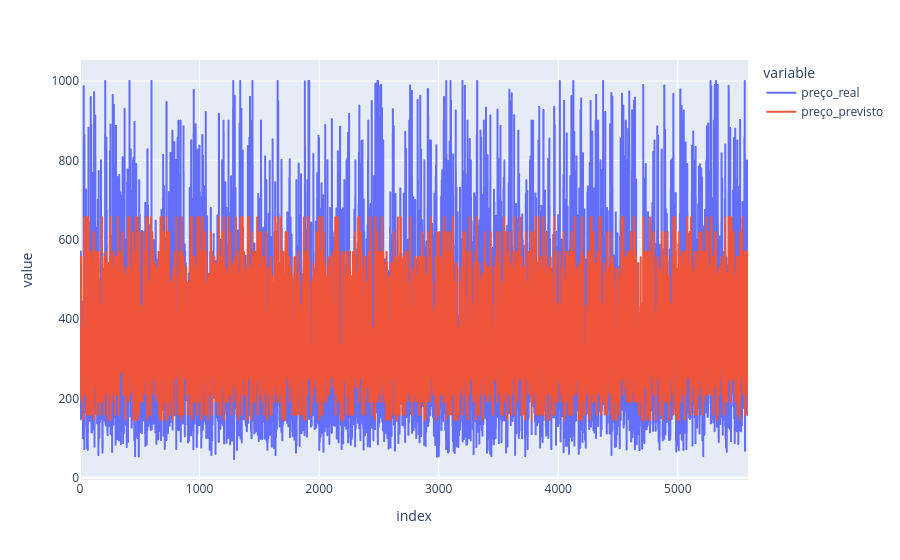

The notebook cell this image was saved under:
### Code cell
df_resultados_arvore = pd.DataFrame({
    'id_imovel': X_test['id'],       # Busca o ID original que ficou de fora do treino
    'preço_real': y_test,             # A nota real (Target)
    'preço_previsto': y_pred      # A nota que a árvore calculou
})
df_resultados_arvore.reset_index(drop=True, inplace=True)
df_resultados_arvore['erro'] = (df_resultados_arvore['preço_real'] - df_resultados_arvore['preço_previsto']).abs() / df_resultados_arvore['preço_real'] 


fig = px.line(df_resultados_arvore, y=['preço_real', 'preço_previsto'])
fig.show()
print(df_resultados_arvore[df_resultados_arvore['erro'] >=0.1].head())

### Figure 1 — Plotly figure (JSON) as saved in the notebook; plotly's stock layout.template omitted (floating-point values rounded to 4 significant figures; data arrays with more than 128 entries replaced by an {"elided": "..."} marker saying what was removed)
{"data": [{"hovertemplate": "variable=preço_real<br>index=%{x}<br>value=%{y}<extra></extra>", "legendgroup": "preço_real", "line": {"color": "#636efa", "dash": "solid"}, "marker": {"symbol": "circle"}, "mode": "lines", "name": "preço_real", "showlegend": true, "type": "scattergl", "x": {"elided": "5588 int values"}, "xaxis": "x", "y": {"elided": "5588 float values"}, "yaxis": "y"}, {"hovertemplate": "variable=preço_previsto<br>index=%{x}<br>value=%{y}<extra></extra>", "legendgroup": "preço_previsto", "line": {"color": "#EF553B", "dash": "solid"}, "marker": {"symbol": "circle"}, "mode": "lines", "name": "preço_previsto", "showlegend": true, "type": "scattergl", "x": {"elided": "5588 int values"}, "xaxis": "x", "y": {"elided": "5588 float values"}, "yaxis": "y"}], "layout": {"legend": {"title": {"text": "variable"}, "tracegroupgap": 0}, "margin": {"t": 60}, "xaxis": {"anchor": "y", "domain": [0, 1], "title": {"text": "index"}}, "yaxis": {"anchor": "x", "domain": [0, 1], "title": {"text": "value"}}}}
